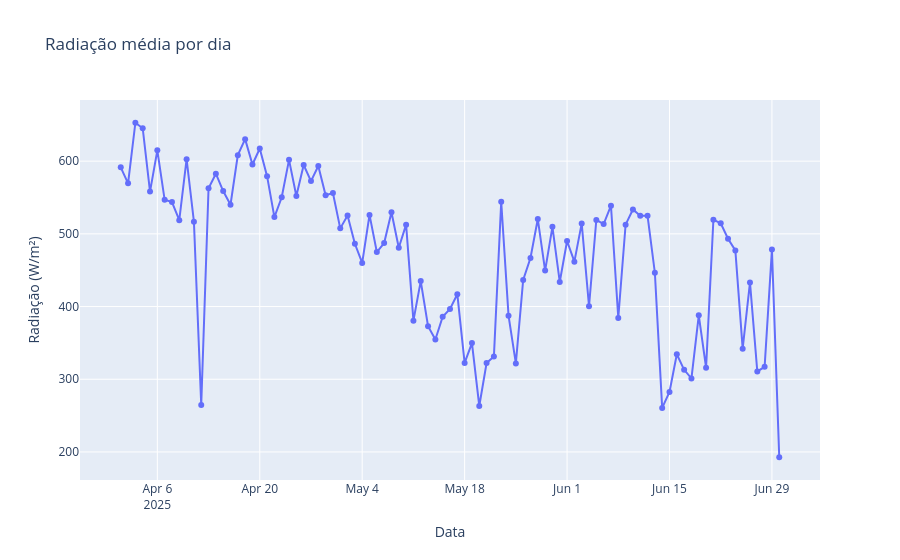

This figure's notebook cell:
### Code cell
import plotly.express as px

# garante que a coluna é datetime
df["data"] = pd.to_datetime(df["data_hora"])

# agrega por dia
df_dia = (
    df.groupby(df["data"].dt.date)["radiacao_w_m2"]
    .mean()
    .reset_index()
)

fig = px.line(
    df_dia, x="data", y="radiacao_w_m2",
    markers=True,
    title="Radiação média por dia",
    labels={"data": "Data", "radiacao_w_m2": "Radiação (W/m²)"},
)
fig.show()

### Figure 1 — Plotly figure (JSON) as saved in the notebook; plotly's stock layout.template omitted (floating-point values rounded to 4 significant figures)
{"data": [{"hovertemplate": "Data=%{x}<br>Radiação (W/m²)=%{y}<extra></extra>", "legendgroup": "", "line": {"color": "#636efa", "dash": "solid"}, "marker": {"symbol": "circle"}, "mode": "lines+markers", "name": "", "orientation": "v", "showlegend": false, "type": "scatter", "x": ["2025-04-01", "2025-04-02", "2025-04-03", "2025-04-04", "2025-04-05", "2025-04-06", "2025-04-07", "2025-04-08", "2025-04-09", "2025-04-10", "2025-04-11", "2025-04-12", "2025-04-13", "2025-04-14", "2025-04-15", "2025-04-16", "2025-04-17", "2025-04-18", "2025-04-19", "2025-04-20", "2025-04-21", "2025-04-22", "2025-04-23", "2025-04-24", "2025-04-25", "2025-04-26", "2025-04-27", "2025-04-28", "2025-04-29", "2025-04-30", "2025-05-01", "2025-05-02", "2025-05-03", "2025-05-04", "2025-05-05", "2025-05-06", "2025-05-07", "2025-05-08", "2025-05-09", "2025-05-10", "2025-05-11", "2025-05-12", "2025-05-13", "2025-05-14", "2025-05-15", "2025-05-16", "2025-05-17", "2025-05-18", "2025-05-19", "2025-05-20", "2025-05-21", "2025-05-22", "2025-05-23", "2025-05-24", "2025-05-25", "2025-05-26", "2025-05-27", "2025-05-28", "2025-05-29", "2025-05-30", "2025-05-31", "2025-06-01", "2025-06-02", "2025-06-03", "2025-06-04", "2025-06-05", "2025-06-06", "2025-06-07", "2025-06-08", "2025-06-09", "2025-06-10", "2025-06-11", "2025-06-12", "2025-06-13", "2025-06-14", "2025-06-15", "2025-06-16", "2025-06-17", "2025-06-18", "2025-06-19", "2025-06-20", "2025-06-21", "2025-06-22", "2025-06-23", "2025-06-24", "2025-06-25", "2025-06-26", "2025-06-27", "2025-06-28", "2025-06-29", "2025-06-30"], "xaxis": "x", "y": [591.5, 569.5, 652.8, 645.3, 558.2, 614.9, 546.8, 543.7, 518.8, 602.7, 516.8, 264.5, 562.8, 582.7, 558.9, 540.0, 608.3, 630.3, 595.5, 617.5, 579.4, 523.1, 550.4, 601.8, 552.0, 594.7, 572.5, 593.4, 553.2, 556.1, 507.5, 525.3, 486.4, 460.0, 526.1, 475.0, 487.4, 529.6, 480.9, 512.6, 380.6, 435.0, 372.9, 354.7, 385.9, 396.6, 417.0, 322.5, 349.8, 263.3, 322.4, 331.2, 544.2, 387.5, 321.8, 436.5, 466.7, 520.4, 449.5, 509.6, 433.8, 490.2, 461.7, 514.4, 400.5, 519.2, 513.5, 538.7, 384.3, 512.6, 533.5, 525.0, 524.8, 446.5, 260.5, 282.5, 334.5, 313.0, 301.1, 387.9, 315.9, 519.5, 514.5, 493.3, 477.2, 342.1, 433.2, 310.7, 317.1, 478.4, 192.7], "yaxis": "y"}], "layout": {"legend": {"tracegroupgap": 0}, "title": {"text": "Radiação média por dia"}, "xaxis": {"anchor": "y", "domain": [0, 1], "title": {"text": "Data"}}, "yaxis": {"anchor": "x", "domain": [0, 1], "title": {"text": "Radiação (W/m²)"}}}}
